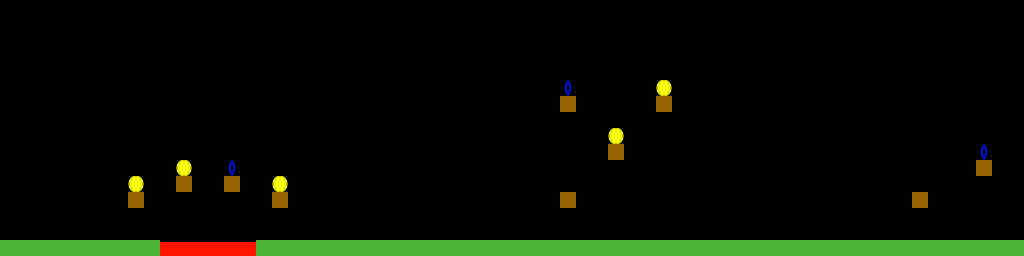

Rendered tile map (Tiled .tmx) drawn with the repository's tilesets; below, a short description and the map source with its tile grids summarised:
An orthogonal 64x16 tile map with 16x16 px tiles, 1 tile layer (graphics) and 26 objects.

<map version="1.0" orientation="orthogonal" renderorder="right-down" width="64" height="16" tilewidth="16" tileheight="16" nextobjectid="51">
 <tileset firstgid="1" name="texture_gutter" tilewidth="16" tileheight="16" tilecount="8">
  <image source="texture_gutter.png" trans="ff00ff" width="128" height="16" />
 </tileset>
 <layer name="graphics" width="64" height="16">
  <data>[1024 cells, 82 non-empty, 5 distinct tile ids]</data>
 </layer>
 <objectgroup name="ground">
  <object id="1" x="176" y="176.125" width="16" height="16" />
  <object id="2" x="224" y="176" width="16" height="16" />
  <object id="3" x="272.011" y="192" width="16" height="16" />
  <object id="4" x="128.062" y="192" width="16" height="16" />
  <object id="5" x="0" y="240" width="160" height="16" />
  <object id="8" x="0" y="0.666667" height="240" />
  <object id="33" x="256.005" y="240.013" width="768" height="16" />
  <object id="35" x="1024" y="-0.666667" height="240" />
  <object id="36" x="912" y="192" width="16" height="16" />
  <object id="37" x="976" y="160" width="16" height="16" />
  <object id="39" x="560.022" y="96.0222" width="16" height="16" />
  <object id="40" x="608.061" y="143.879" width="16" height="16" />
  <object id="41" x="560" y="192" width="16" height="16" />
  <object id="45" x="656" y="96" width="16" height="16" />
 </objectgroup>
 <objectgroup name="mobs" />
 <objectgroup name="keys">
  <object id="12" x="224" y="160" width="16" height="16" />
  <object id="43" x="559.909" y="79.9091" width="16" height="16" />
  <object id="47" x="976" y="144" width="16" height="16" />
 </objectgroup>
 <objectgroup name="door" />
 <objectgroup name="coin">
  <object id="17" x="127.938" y="175.938" width="16" height="16" />
  <object id="18" x="175.938" y="160.062" width="16" height="16" />
  <object id="19" x="272.022" y="176.043" width="16" height="16" />
  <object id="42" x="608.091" y="127.909" width="16" height="16" />
  <object id="44" x="656" y="80" width="16" height="16" />
 </objectgroup>
 <objectgroup name="opened blocks" />
 <objectgroup name="lava">
  <object id="21" x="159.987" y="241.985" width="96" height="16" />
 </objectgroup>
 <objectgroup name="finish blocks">
  <object id="46" x="1008" y="96" width="16" height="16" />
 </objectgroup>
 <objectgroup name="abstract stop block">
  <object id="23" x="255.667" y="223.667" height="16" />
  <object id="24" x="159.667" y="224" height="16" />
 </objectgroup>
</map>
